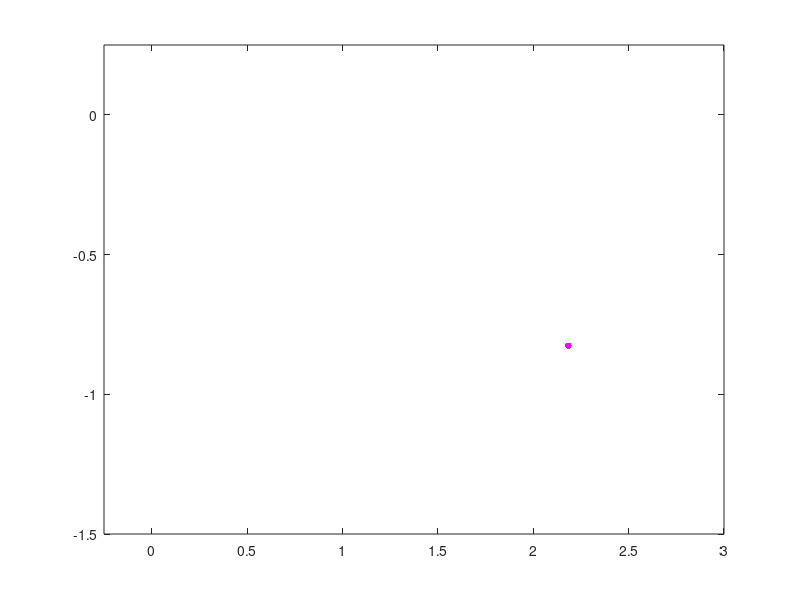

The MATLAB script that drew this image: (Note: this script raises an error after producing the figure.)
% Script is designed to analyze the possible paths the projectile could
% take if it is assumed that the ball enters free flight some time after
% the "Release" command is given.

% Bad Cast 1: Stopped short, tangled on self
% Bad Cast 2: ditto
% Good Cast:  Made it over bar, suspended at end.
clear
close all
% 1 Arm pos (rad)
% 2 Arm target pos (rad)
% 3 Arm Cmd (amps)
% 4 Spool pos (rad)
% 5 Spool Cmd (amps)
% 6 String Angle (rad)

% GC = load('BadBasicCastDataLog.mat');
% GC = load('BadBasicCast2DataLog.mat');
GC  = load('GoodCastDataLog.mat');
% GC = load('AlmostFlat.mat');

% Time Frames
plot_from = [21, 26];
% plot_from = [69,75];
i = find(plot_from(1) < GC.fsTime, 1, 'first');
j = find(plot_from(2) > GC.fsTime, 1, 'last');

% Events
% Constants
stop_ArmPos = 2.9916;   % rad, Position arm triggers cast
stop_String = 3.75;     % rad, Position String Angle triggers cast
goal_dist_x = 2.184;    % meter, x position
goal_dist_y = -.8255;   % meter, y position

% Release time index
i_re = find(and(stop_ArmPos >= GC.fsData(:,1), stop_String >= GC.fsData(:,6)), 1, 'first');
% Free Flight time index
mask = [zeros(1,i_re-1),ones(1,length(GC.fsTime)-i_re)];
i_ff = find(and(mask', diff(GC.fsData(:,6))./diff(GC.fsTime) >= 0), 1, 'first');

% Error in ms
err = 10;
i_err = round(err/5);

figure
plot(goal_dist_x, goal_dist_y, 'm.', 'Linewidth', 4, 'MarkerSize', 15)
axis([-.25,3, -1.5,.25])
hold on
for i=(i_ff+2-i_err):(i_ff+2+i_err)
    trajectory = TrajectoryFunc(i,GC);
    [taunt,slack] = SlackChecker(i,GC,trajectory);
    plot(taunt(:,1),taunt(:,2),'b', 'Linewidth',2)
    plot(slack(:,1),slack(:,2),'r', 'Linewidth',2)
    transition_pts(i-i_re+1,:) = [slack(end,1),slack(end,2)];
end